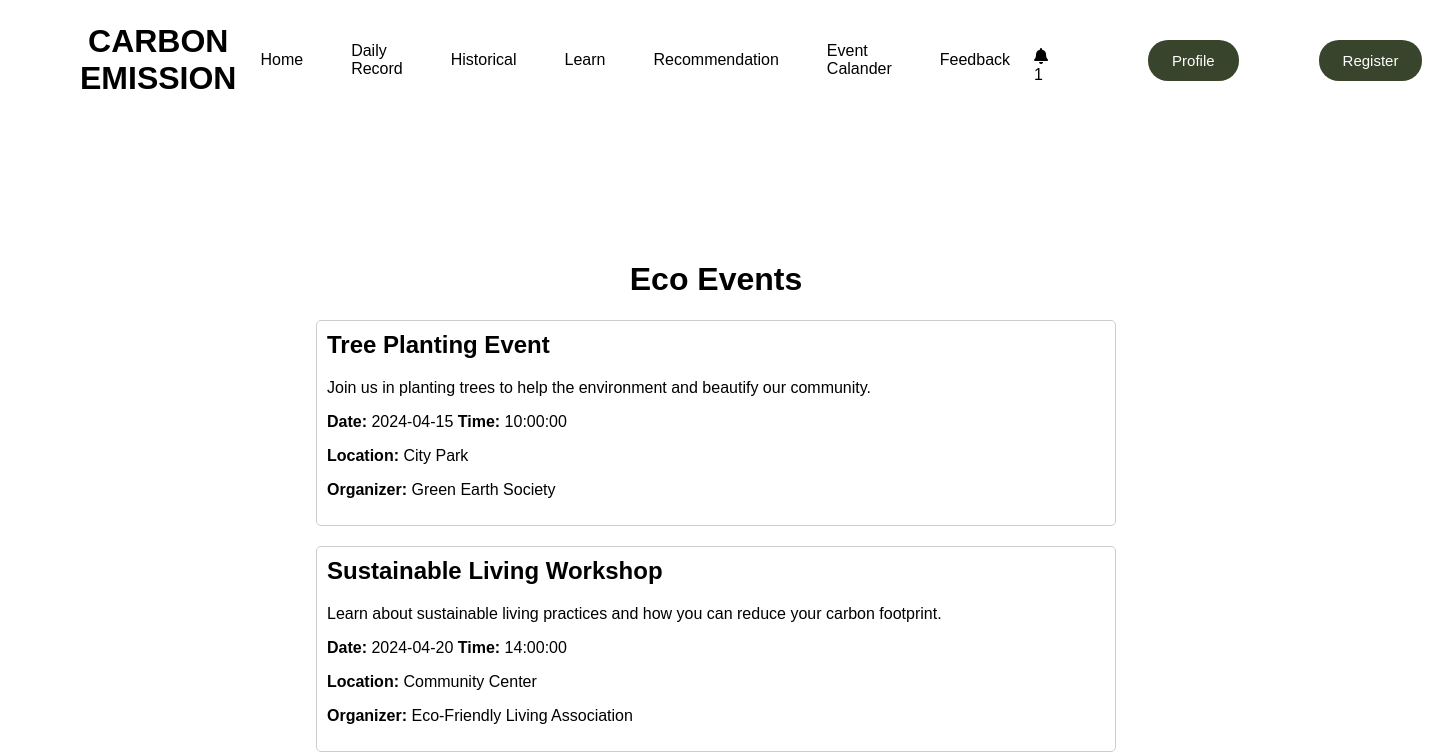
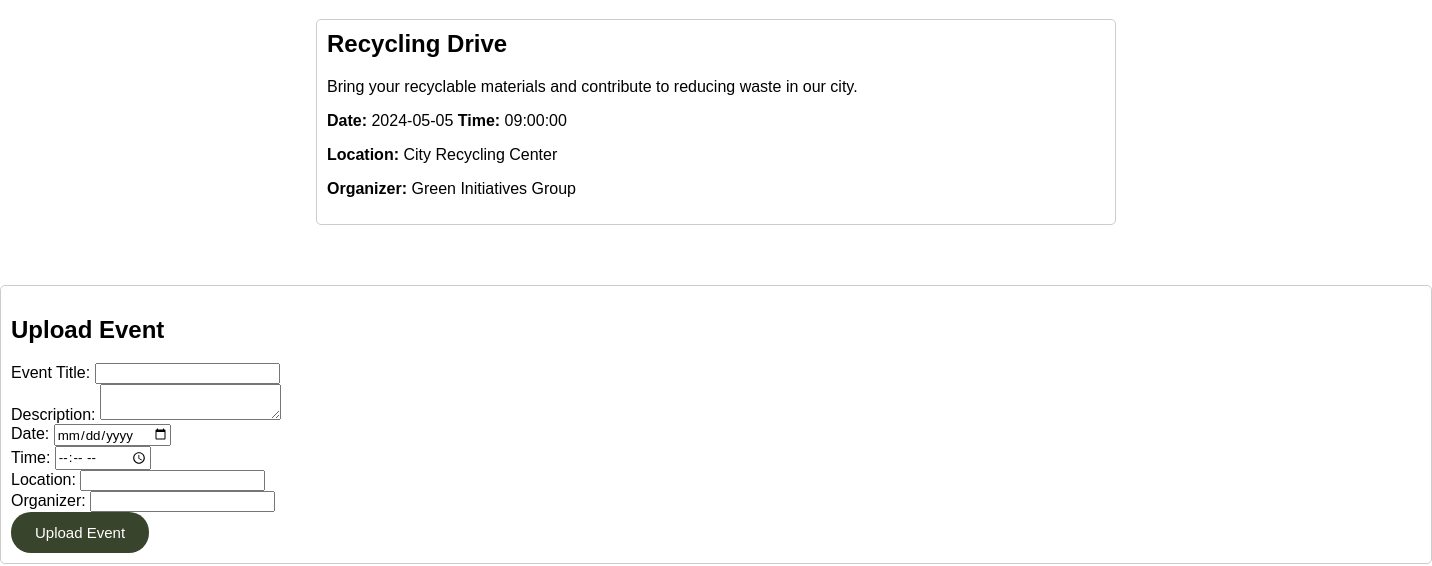
Page /Eco_Events_Calendar.php (signed in, upper part) on the earlier database version (2 pictures, top to bottom).
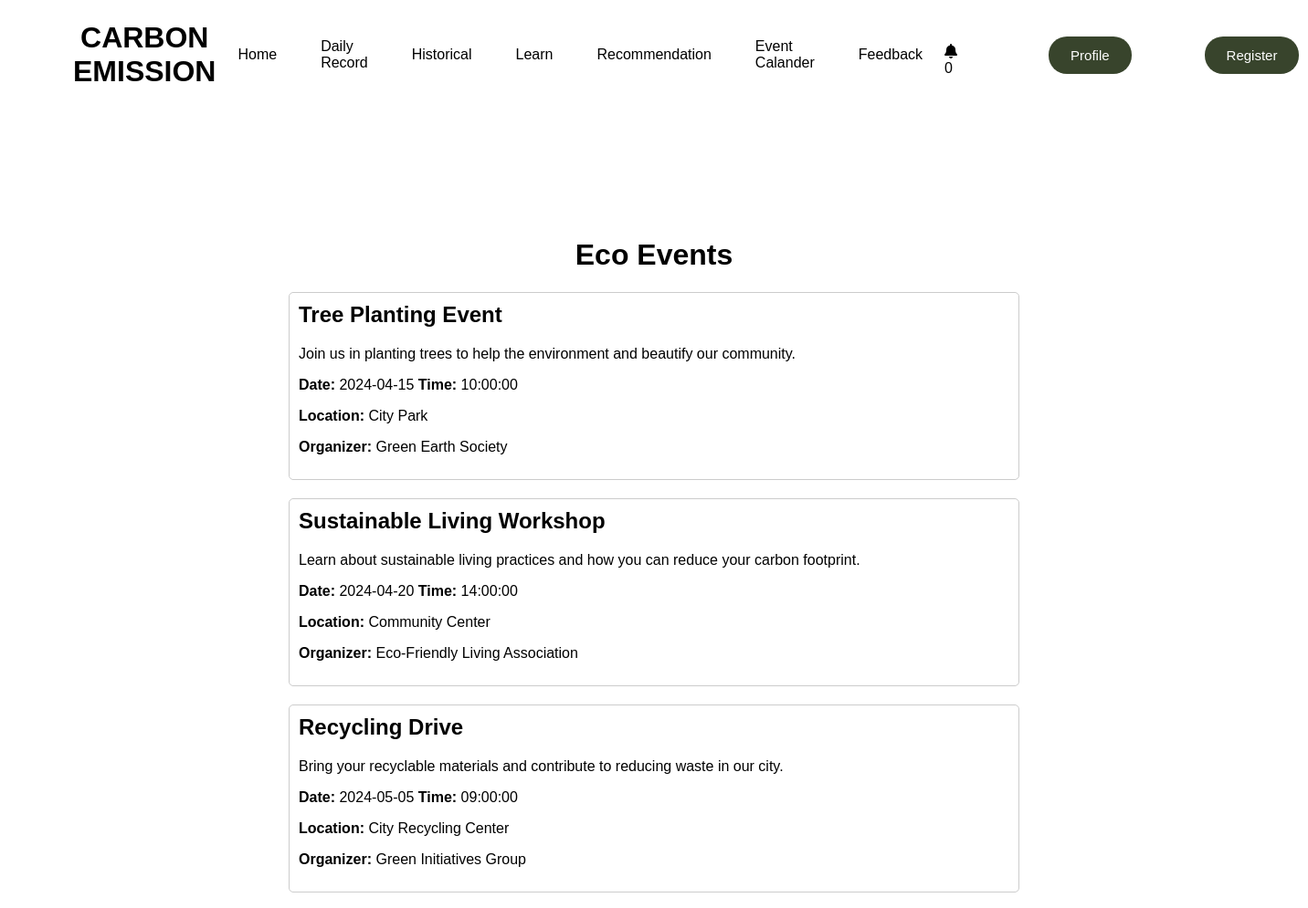
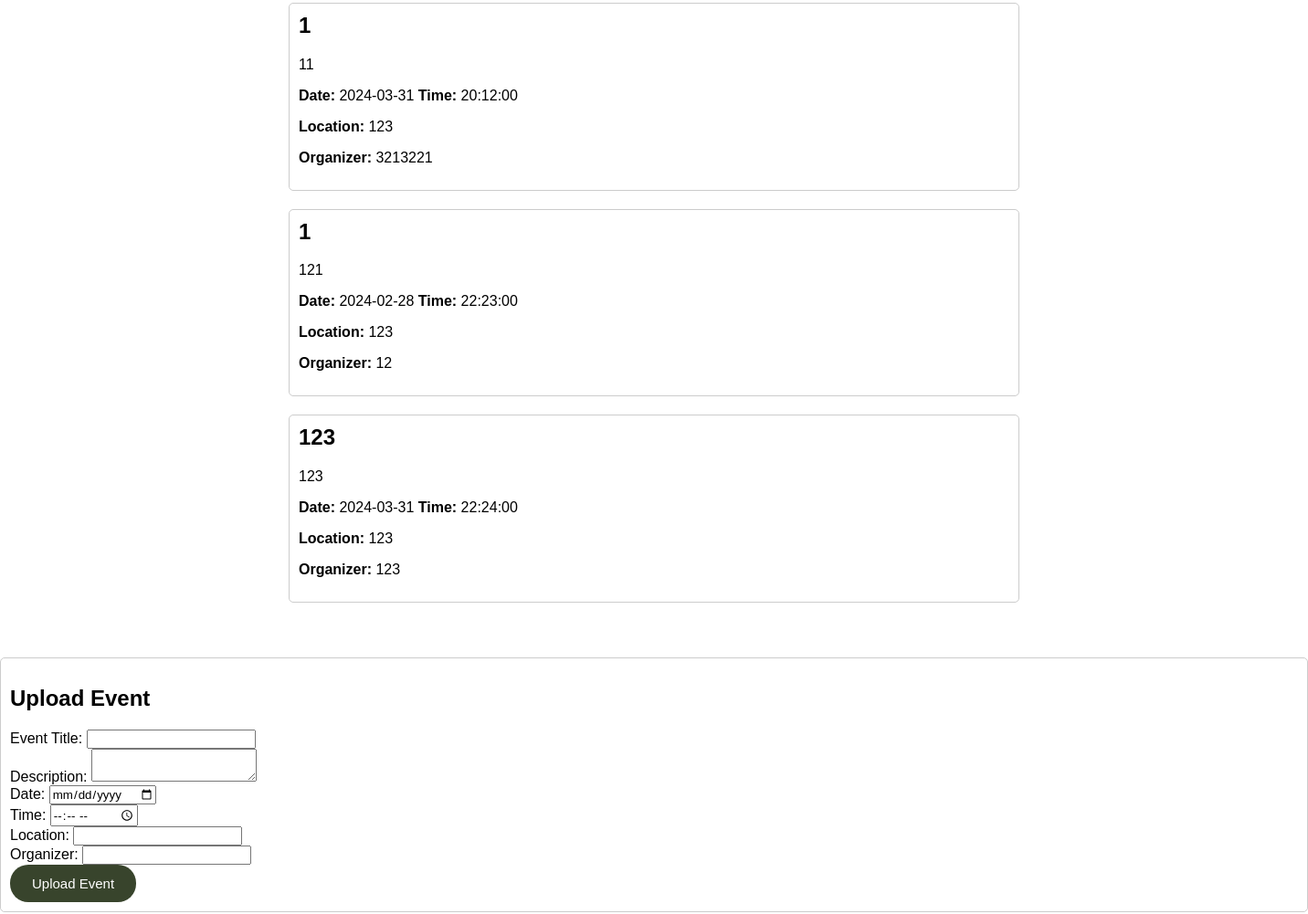
Same page on the later database version (2 pictures, top to bottom).
### tables this page shows
CREATE TABLE `events` (
  `id` int(11) NOT NULL,
  `title` varchar(255) NOT NULL,
  `description` text NOT NULL,
  `date` date NOT NULL,
  `time` time NOT NULL,
  `location` varchar(255) NOT NULL,
  `organizer` varchar(255) NOT NULL
);

### display_events.php (the view, shortened to what this page needs)
<?php
include 'php/config.php';
$sql = "SELECT * FROM `events`";
$result = $con->query($sql);
if ($result->num_rows > 0) {
    echo '<ul>';
    while ($row = $result->fetch_assoc()) {
        echo '<li>';
        echo '<h2>' . $row['title'] . '</h2>';
        echo '<p>' . $row['description'] . '</p>';
        echo '<p><strong>Date:</strong> ' . $row['date'] . ' <strong>Time:</strong> ' . $row['time'] . '</p>';
        echo '<p><strong>Location:</strong> ' . $row['location'] . '</p>';
        echo '<p><strong>Organizer:</strong> ' . $row['organizer'] . '</p>';
        echo '</li>';
    }
    echo '</ul>';
} else {
    echo '<p>No events found.</p>';
}
?>

### header.php (shortened to what this page needs)
<!DOCTYPE html>
<html lang="en">
<head>
    <link rel="stylesheet" href="../css/header_footer.css">
    <link rel="stylesheet" href="https://cdnjs.cloudflare.com/ajax/libs/font-awesome/5.15.4/css/all.min.css">
</head>
<body>
    <div class="head_container">
        <div class="left">
            <h1>CARBON EMISSION</h1>
        </div>
        <nav class="middle">
            <a href="home_page.php" class="navi">Home</a>
            <a href="daily_log_food.php" class="navi">Daily Record</a>
            <a href="dashboard.php" class="navi">Historical</a>
            <a href="Educational_Content.php" class="navi">Learn</a>
            <a href="recommendations.php" class="navi">Recommendation</a>
            <a href="Eco_Events_Calendar.php" class="navi">Event Calander</a>
            <a href="feedback.php" class="navi">Feedback</a>
            <span class="notification-icon">
                <i class="fas fa-bell"></i>
                <span class="notification-counter"><?php echo ($_SESSION['notification_count']); ?></span>
            </span>
        </nav>
        <div class="right" style="padding-left:100px">
            <button id="profile_button"><a href="User_Edit_Profile.php">Profile</a></button>
        </div>
        <div class="right">
            <button id="profile_button"><a href="Register.php">Register</a></button>
        </div>
    </div>
</body>
</html>

Differences in the rows shown:
added events: title "1", description "11", date "2024-03-31", time "20:12:00", location "123", organizer "3213221"
added events: title "1", description "121", date "2024-02-28", time "22:23:00", location "123", organizer "12"
added events: title "123", description "123", date "2024-03-31", time "22:24:00", location "123", organizer "123"
Other differences:
$_SESSION['notification_count']: "1" → "0"
